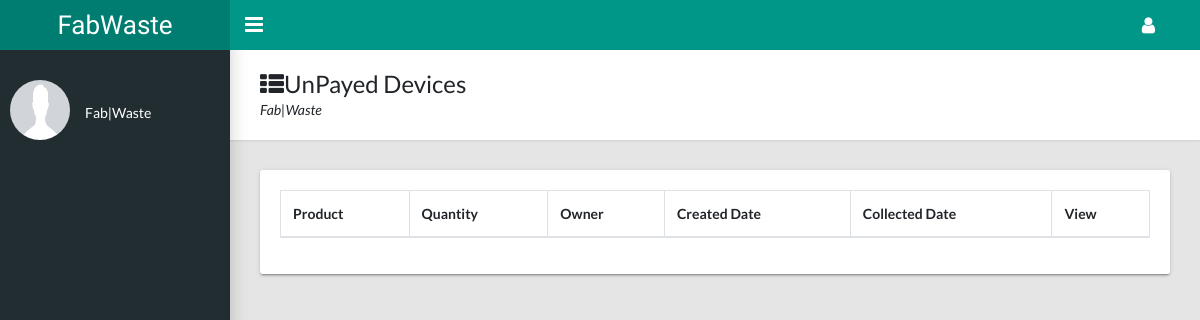
The page /dashboard/un-payed_ on the database as committed earlier.
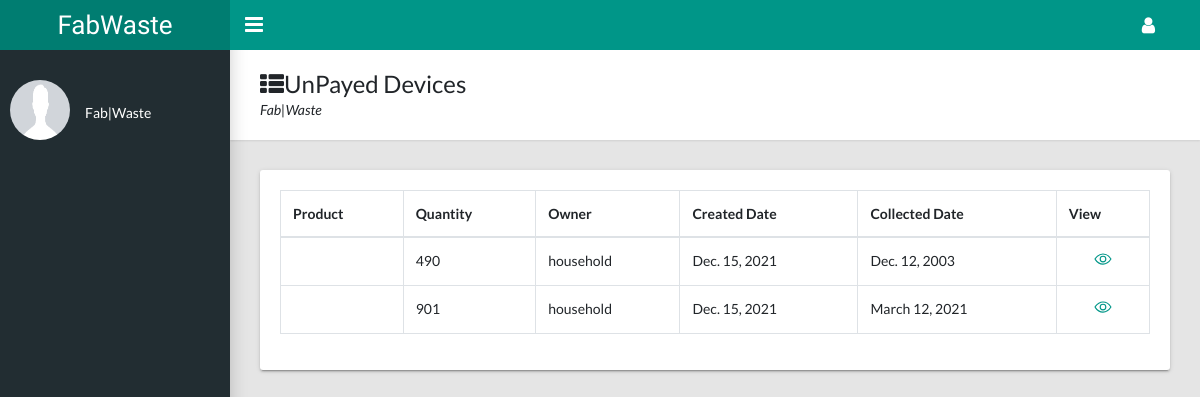
The same page on the database as committed later.
### products/models.py (models this page shows, shortened)
class Product(models.Model):
    AVAILABILITY = (
        ('Available', 'Available'),
        ('Not_Available', 'Not_Available'),
    )
    STATUS = (
        ('UnSold', 'UnSold'), ('Collected', 'Collected'),
        ('Available', 'Available'), ('Denied', 'Denied'),
    )
    user = models.ForeignKey(UsersAccount, on_delete=models.DO_NOTHING)
    category = models.CharField(max_length=100)
    product_name = models.CharField(max_length=100)
    product_image = models.ImageField(upload_to='media')
    description = models.TextField()
    created_date = models.DateField(auto_now_add=True)
    collected_date = models.DateField()
    quantity = models.IntegerField()
    status = models.CharField(max_length=10, choices=STATUS, default='Pending')
    payed = models.BooleanField(default=False)
    desired_price = models.DecimalField(max_digits=10, decimal_places=0, default=0)
    buying_price = models.DecimalField(max_digits=10, decimal_places=0, default=0)
    selling_price = models.DecimalField(max_digits=10, decimal_places=0, default=0)
    district = models.CharField(max_length=100)
    sector = models.CharField(max_length=100)
    cell = models.CharField(max_length=100)
    village = models.CharField(max_length=100)
    road_number = models.CharField(max_length=100)
    house_number = models.CharField(max_length=100)

### userauth/models.py (models this page shows, shortened)
class UsersAccount(AbstractBaseUser, PermissionsMixin):
    email = models.EmailField(verbose_name='Email Address', unique=True)
    full_name = models.CharField(max_length=50)
    mobile = models.CharField(max_length=12, blank=True)
    is_active = models.BooleanField(default=False)
    is_staff = models.BooleanField(default=False)
    is_house_hold = models.BooleanField(default=False)
    is_agent = models.BooleanField(default=False)
    is_admin = models.BooleanField(default=False)
    location = models.CharField(max_length=100)
    created = models.DateTimeField(auto_now_add=True)
    updated = models.DateTimeField(auto_now=True)
    objects = CustomAccountManager()
    USERNAME_FIELD = 'email'
    REQUIRED_FIELDS = ['full_name']
    class Meta:
        verbose_name = 'Account'
        verbose_name_plural = 'Account'

### dashboard/views.py (the view)
# urls.py: path('un-payed_', un_payed_devices, name='un_payed'),
def un_payed_devices(request):
    devices = Product.objects.filter(payed=False).exclude(status='Collected')
    context = {
        'devices': devices,
    }
    return render(request, 'dashboard/not_payed_devices.html', context)

### templates/dashboard/not_payed_devices.html (shortened to what this page needs)
{% extends 'dashboard/dashboard.html' %}
{% load static %}
{% block dashboard_content %}
    <main class="app-content">
      <div class="app-title">
        <div>
          <h1><i class="fa fa-th-list"></i>UnPayed Devices</h1>
          <p>Fab|Waste</p>
        </div>
      </div>
      <div class="row">
        <div class="col-md-12">
          <div class="tile">
            <div class="tile-body">
              <div class="table-responsive">
                <table class="table table-hover table-bordered" id="sampleTable">
                  <thead>
                    <tr>
                      <th>Product</th>
                      <th>Quantity</th>
                      <th>Owner</th>
                      <th>Created Date</th>
                      <th>Collected Date</th>
                      <th>View</th>
                    </tr>
                  </thead>
                  <tbody>
                    {% for device in devices %}
                        <tr>
                          <td>{{ device.product}}</td>
                          <td>{{ device.quantity}}</td>
                          <td>{{ device.user.full_name}}</td>
                          <td>{{ device.created_date}}</td>
                          <td>{{ device.collected_date}}</td>
                          <td>
                            <div class="text-center">
                              <a href=""><ion-icon name="eye-outline" style="font-size: large"></ion-icon></a>
                            </div>
                          </td>
                        </tr>
                    {% endfor %}
                  </tbody>
                </table>
              </div>
            </div>
          </div>
        </div>
      </div>
    </main>
{% endblock %}

Rows that differ between the two databases and show on the page:
added Product: quantity "490", user.full_name "household", created_date "Dec. 15, 2021", collected_date "Dec. 12, 2003"
added Product: quantity "901", user.full_name "household", created_date "Dec. 15, 2021", collected_date "March 12, 2021"
